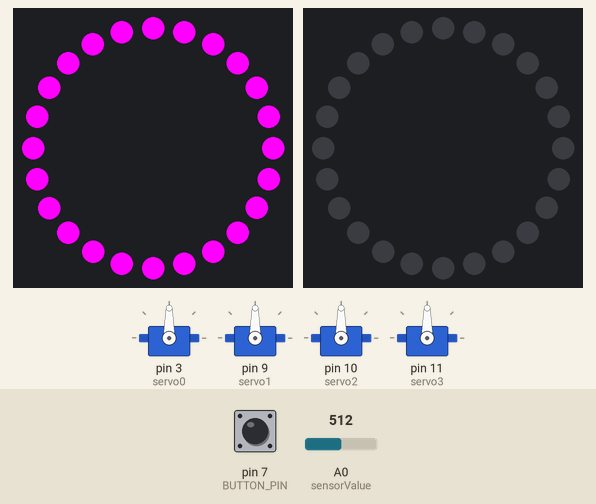
Recording of a sketch running on a simulated Arduino Uno, built with avr-gcc and run on an emulated ATmega328P. On the bench: 4 × servo, 2 × 24 RGB LEDs in a ring, first at the top, clockwise. The inputs (shaded band) are chosen by the test bench; at power-on: A0 (sensorValue) = 512, pin 7 (BUTTON_PIN) HIGH. Dim RGB values are drawn brighter than linear; the strip is taken to match the declared colour order; random numbers use the default seed unless the sketch sets one; what the sketch prints to the serial monitor is not drawn.

Above: at 1.4 s.
At 2.48 s:
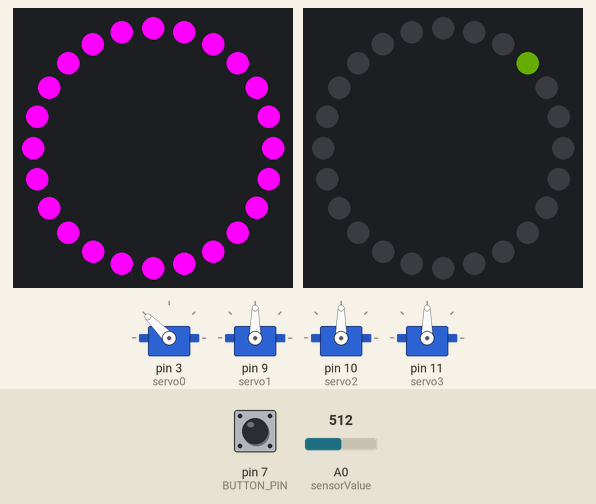
2.5 s: A0 (sensorValue) set to 487
4.1 s: A0 (sensorValue) set to 510
At 6.6 s:
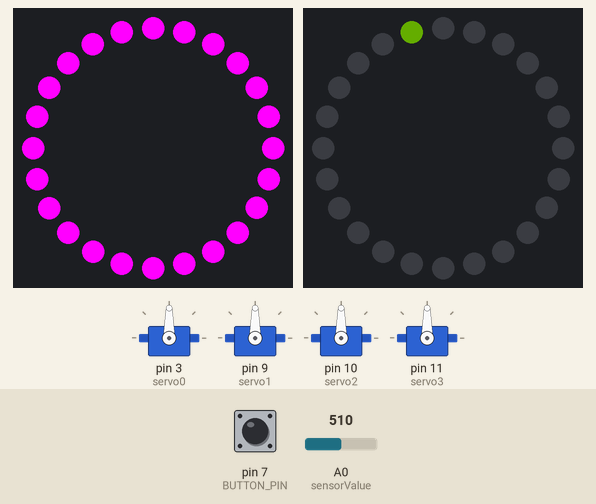
Timing chart, 0 to 12.0 s (numbered marks = the images above; inputs shaded):
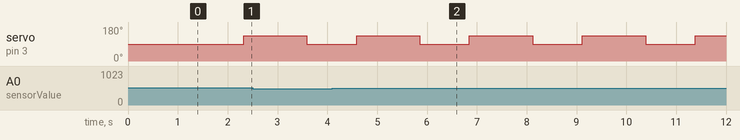

Measured:
- after the input at 4.1 s, servo on pin 3 (servo0): alternates 135° for 1.3 s and 90° for 1.0 s, starting after 0.49 s; the LEDs: first change after 0.49 s (image 2 shows a later state)
- what the display in image 2 shows lasts 1.1 s, from 5.8 s to 6.9 s

The sketch:

Gruppe11.ino
```cpp
///////////////
// Gruppe 11 //
///////////////


#include <Servo.h>                 // For å bruke servo-motorene
#include <stdlib.h>                // For å bruke random-funksjonen
#include <Adafruit_NeoPixel.h>     // For å bruke ledstripen og ledringen
#include <avr/power.h>             // Nødvendig for 16 MHz Adafruit


#ifdef __AVR__
#endif


#define PIN_WS2812B 12              // Arduino pin som kobles til WS2812B (led-stripe)
#define NUM_PIXELS 24               // Antall LEDs (pixler) til WS2812B
#define DELAY_INTERVAL 250          // 250ms pause mellom hver piksel
#define LED_PIN 6                   // Arduino pin til neopixel ring
#define LED_COUNT 24                // Antall LED på ringen


Adafruit_NeoPixel WS2812B(NUM_PIXELS, PIN_WS2812B, NEO_GRB + NEO_KHZ800);
Adafruit_NeoPixel ring(LED_COUNT, LED_PIN, NEO_RGBW + NEO_KHZ800);


////////////////////
//// VARIABLER /////
////////////////////


// Konstanter som ikke vil endre seg

const int BUTTON_PIN = 7;             // Arduino-pinne koblet til knappens pinne


Servo servo0;
Servo servo1;                         // Opprett servoobjekt for å styre en servo
Servo servo2;
Servo servo3;


// Variabler som vil endre seg:

int lastButtonState = HIGH;           // Forrige tilstand av knapp (start med høy)
int currentButtonState;               // Gjeldende tilstand av knapp
int angle = 0;                        // Gjeldende vinkel på servomotoren
int direction = 1;                    // Retning servo beveger seg i: 1 = fremover, -1 = bakover
int tid_bevegelse = 3000;             // Sekunder på delay
int pos;
int sensorValue = A0;
int SENSOR_VAL;
int state = 0;
int randomMove;                       // Variabel som er med på å velge hvilke funksjoner som skal funke i random rekkefølge


////////////////////
////// SETUP ///////
////////////////////


void setup() {
 Serial.begin(9600);                         // Initialiser serial
 Serial.println("Initierer Serial");
 pinMode(BUTTON_PIN, INPUT);                 // Sett arduinopinne til inngang med pull-up motstand
 Serial.println("Initierer knapp");
 servo0.attach(3);                           // Skaut
 Serial.println("Initierer servo skaut");
 servo1.attach(9);                           // Tunge
 Serial.println("Initierer servo tunge");
 servo2.attach(10);                          // Hånd
 Serial.println("Initierer servo hånd");
 servo3.attach(11);                          // Tommel
 Serial.println("Initierer servo tommel");


 WS2812B.begin();                            // Initialiserer kommunikasjonen med LED-ringen
 for(int i=0; i<NUM_PIXELS; i++){
    WS2812B.setPixelColor(i,ring.Color(255,0,255));
    WS2812B.show();
    delay(50);
    }
 Serial.println("Initierer ws2812b");
 ring.begin();                               // Konfigurere LED-ringen
 Serial.println("Initierer ring");
 ring.show();                                // Oppdatere LED-ringen med de siste dataene
 Serial.println("Oppdatere ring");
 ring.setBrightness(50);                     // Setter lysstyrken til LED-ringen
 Serial.println("setter brightness");


}


////////////////////
//// FUNKSJONER ////
////////////////////


void tunge() {                              // Tunge funksjonen som styrer hvordan servoen beveger seg
 servo1.write(180);
 delay(tid_bevegelse);
 servo1.write(0);
 }


 void hand_move(){                          // Hånd funksjonen som styrer hvordan servoen beveger seg
 int count = 5;
 int delayTime = 500;


 for (int i = 0; i < count; i++){
   servo2.write(180);
   delay(delayTime);
   servo2.write(0);
   delay(delayTime);
 }
}


void tommel_opp(){                          // Tommel funksjonen som styrer hvordan servoen beveger seg
 servo3.write(90);
 delay(tid_bevegelse);
 servo3.write(180);
 }


 void led_strip() {                         // Får ledstripen til å lyse

 int currentButtonState = digitalRead(BUTTON_PIN);


 if (currentButtonState == 0) {

  // Forandrer pikslene til lilla

   for (int pixel = 0; pixel < NUM_PIXELS; pixel++) {
     WS2812B.setPixelColor(pixel, WS2812B.Color(0, 0, 150));


     delay(DELAY_INTERVAL);
     WS2812B.show();
   }


   WS2812B.clear();
   WS2812B.show();

 }
}


void neo_ring(float SENSOR_VAL) {                   // Funksjon for å få Neo Ringen til å lyse i tilkobling til en sensor/trykk
 SENSOR_VAL = analogRead(sensorValue);
 Serial.println(sensorValue);
 while (SENSOR_VAL > 200) {
   for (int i = 0; i < ring.numPixels(); i++) {
     ring.setPixelColor(i, random(255), random(255), random(255), 0);
     ring.show();
     delay(100);
     SENSOR_VAL = analogRead(sensorValue);
   }
 }


 for (int i = ring.numPixels() - 1; i >= 0; i--) {
   ring.setPixelColor(i, 0, 0, 0, 0);
   ring.show();
   delay(100);
 }
}


////////////////////
/////// LOOP ///////
////////////////////


void loop() {
 currentButtonState = digitalRead(BUTTON_PIN);          // les ny tilstand av knappen
  int randomMove;
  if (currentButtonState != lastButtonState){
   if (currentButtonState == LOW){
     randomMove = random(3);
   }
 }


 if (currentButtonState == HIGH) {
   Serial.println("Knappen er trykket");
   servo0.write(90);
   delay(1000);
   servo0.write(135);

   switch(randomMove){
     case 0:                                   // Funksjon: Damen rekker ut tungen, "vet ikke"
       tunge();
       Serial.println("Tunge");
       break;
     case 1:                                   // Funksjon: Damen beveger på hånden, "nei"
       hand_move();
       Serial.println("hand");
       break;
     case 2:                                   // Funksjon: Damen viser tommel opp, "ja"
       tommel_opp();
       Serial.println("tommel");
       break;

   }
 }


 SENSOR_VAL = analogRead(sensorValue);
 Serial.println(SENSOR_VAL);
 currentButtonState = digitalRead(BUTTON_PIN);


  if(SENSOR_VAL>=500){
    Serial.print("LED_statement");
    for(int i=0; i<LED_COUNT; i++){
    ring.clear();
    ring.show();
    ring.setPixelColor(i,ring.Color(150,255,0));
    ring.show();
    delay(50);
    }
  }

}
```
